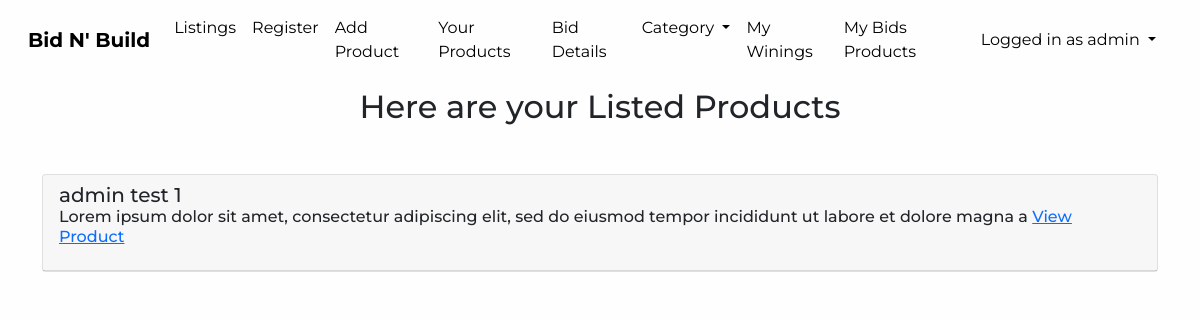
Page /customer-product-list/17 (signed in) on the earlier database version.
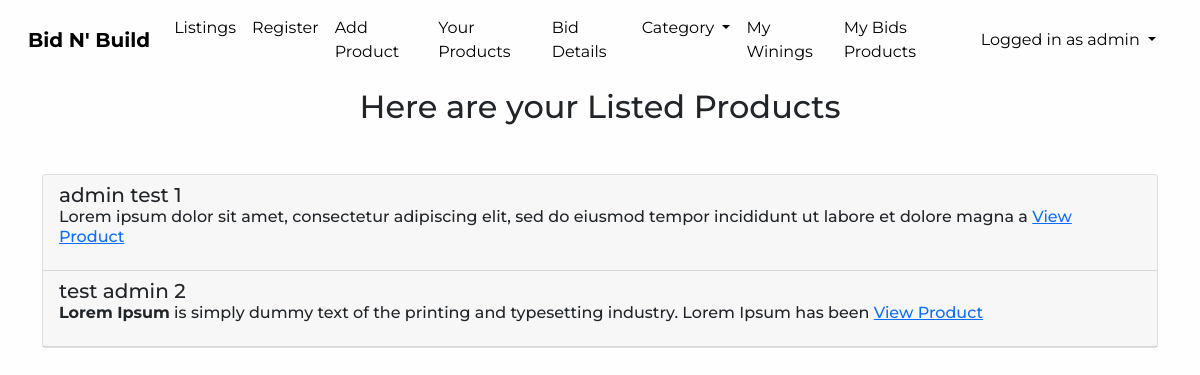
Same page on the later database version.
### home/models.py (models this page shows, shortened)
class Product(models.Model):
    title=models.CharField(max_length=255)
    author=models.ForeignKey(Customer, on_delete=models.CASCADE)
    order=models.BooleanField(default=False)
    product_image = models.ImageField(null=True, blank=True, upload_to='images/products/')
    desc=RichTextField(blank=True, null=True)
    price=models.DecimalField(max_digits=8, decimal_places=2)
    category=models.ForeignKey(Category, on_delete=models.CASCADE)
    created_at = models.DateTimeField(auto_now_add=True)
    updated_at = models.DateTimeField(auto_now=True)

### home/views.py (the view)
# urls.py: path('customer-product-list/<int:pk>', views.customer_product_list, name='customer_product_list'),
def customer_product_list(request,pk):
    try:
        pk=Customer.objects.get(user=request.user)
        all_posted_product=Product.objects.filter(author=pk).order_by('created_at')
        context['all_posted_product']=all_posted_product
        all_bids=Bid.objects.all()
    except:
        messages.warning(request, "You have no Product")
        return redirect('all_product_details')
    return render(request,'product/customer_product_list.html',context)

### templates/product/customer_product_list.html (shortened to what this page needs)
{% extends 'base.html' %}
{% load static %}
{% block body %}
<section id="view-listed-products">
    <h2 class="text-center">Here are your Listed Products</h2>
    <div class="container my-5">
    <div id="accordion">
      {% if all_posted_product %}
      <div class="card">
        {% for product in all_posted_product %}
        <div class="card-header" id="headingTwo" data-toggle="collapse" data-target="#product_{{product.pk}}" aria-expanded="true" aria-controls="product_{{product.pk}}">
          <h5 class="mb-0">{{ product.title }}
          </h5>
          <h6 class="mb-0">{{ product.desc | slice:':120' | safe }}
            <a href=" {% url 'product_details' product.pk %}">View Product</a>
          </h6>
        </div>
        {% endfor %}
      </div>
      {% else %}
      <p>You Have no Product <a href="{% url 'add_product' %}">Add one</a> </p>
      {% endif %}
    </div>
  </div>
  </section>
{% endblock body %}

Differences in the rows shown:
added Product: title "test admin 2", desc "Lorem Ipsum is simply dummy text of the printing and typesetting industry. Lorem Ipsum has been"
